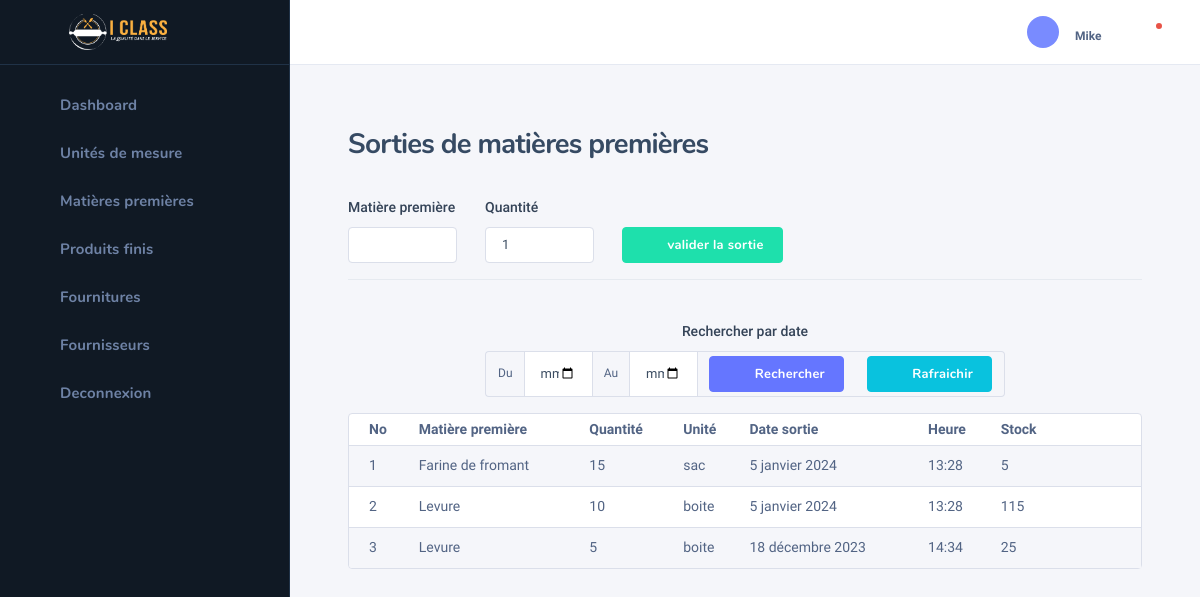
Screenshot of /bakery/sortie_mp/ (signed in) with the database file from the repository.
### bakery/models.py (models this page shows, shortened)
class SortieMp(models.Model):
    class Meta:
        verbose_name = "Sortie de matière première"
    matiere_premiere = models.ForeignKey(MatierePremiere, on_delete=models.CASCADE, null=True)
    qts = models.IntegerField()
    date = models.DateField(auto_now_add=True, null=True)
    heure = models.TimeField(auto_now_add=True, null=True)
    completed = models.BooleanField(default=False)
    added_at = models.DateTimeField(auto_now_add=True, null=True)
    @property
    def in_stock(self):
        total = 0
        entries = EntreeMp.objects.filter(added_at__lt=self.added_at, matiere_premiere=self.matiere_premiere)
        outs = SortieMp.objects.filter(added_at__lt=self.added_at, matiere_premiere=self.matiere_premiere)
        for entry in entries:
            total += entry.qts
        for o in outs:
            total -= o.qts
        return total - self.qts

class MatierePremiere(models.Model):
    class Meta:
        verbose_name = "Matière première"
    libelle = models.CharField(max_length=255)
    description = models.TextField()
    unite = models.ForeignKey(Unite, on_delete=models.CASCADE)
    critic_qts = models.IntegerField(default=0, blank=True, null=True)
    total_entry = models.IntegerField(default=0, blank=True, null=True)
    total_out = models.IntegerField(default=0, blank=True, null=True)

class Unite(models.Model):
    class Meta:
        verbose_name = "Unité de mésure"
    name = models.CharField(max_length=255)

class EntreeMp(models.Model):
    class Meta:
        verbose_name = "Entrées de matière première"
    matiere_premiere = models.ForeignKey(MatierePremiere, on_delete=models.CASCADE, null=True, verbose_name="matière première")
    qts = models.IntegerField()
    date = models.DateField(auto_now_add=True, null=True)
    heure = models.TimeField(auto_now_add=True, null=True)
    date_exp = models.DateField(null=True, blank=True, verbose_name="date expiration")
    price = models.DecimalField(max_digits=10, decimal_places=2, null=True, verbose_name="cout total")
    devise = models.CharField(max_length=25, choices=devises, default=devises[1][0])
    completed = models.BooleanField(default=False)
    added_at = models.DateTimeField(auto_now_add=True, null=True)
    is_read_expired = models.BooleanField(default=False)
    taux = models.DecimalField(max_digits=10, decimal_places=2, null=True, blank=True, default=0)

### bakery/views.py (the view, shortened to what this page needs)
# urls.py: path('sortie_mp/', sortie_mp, name='sortie-mp'),
@login_required(login_url='login')
def sortie_mp(request):
    mps = MatierePremiere.objects.all()
    outs = SortieMp.objects.all().order_by('-id')
    date1 = None
    date2 = None
    return render(request, 'bakery/sortie_mp.html', context={'mps': mps, 'outs': outs, 'date1': date1, 'date2': date2})

### templates/bakery/sortie_mp.html (shortened to what this page needs)
{% extends 'bakery/base_bakery.html' %}
{% load static %}
{% block content %}
    {% include 'bakery/bakery_sidebar.html' %}
    <div class="nk-wrap">
    {% include 'bakery/profile.html' %}
        <div class="nk-content">
            <div class="nk-content ">
                <div class="container-fluid">
                    <div class="nk-content-inner">
                        <div class="nk-content-body">
                            <div class="nk-block-head nk-block-head-sm">
                                <div class="nk-block-between">
                                    <div class="nk-block-head-content">
                                        <h3 class="nk-block-title page-title">Sorties de matières premières</h3>
                                    </div>
                                </div>
                                <div class="nk-block-content row gy-4 mt-2">
                                    <form method="post">
                                        <div class="row">
                                            <div class="col-lg-2">
                                                <div class="form-group">
                                                    <label class="form-label" for="product-title">Matière
                                                        première</label>
                                                    <div class="form-control-wrap">
                                                        <input autocomplete="off" type="text" list="mps" name="name"
                                                               class="form-control" id="product-title" required>
                                                    </div>
                                                </div>
                                            </div>
                                            <div class="col-lg-2">
                                                <div class="form-group">
                                                    <label class="form-label" for="regular-price">Quantité</label>
                                                    <div class="form-control-wrap">
                                                        <input type="number" name="qts" value="1" min="1"
                                                               class="form-control" id="regular-price" required>
                                                    </div>
                                                </div>
                                            </div>
                                            <div class="col-lg-2">
                                                <div class="form-group">
                                                    <button type="submit" id="submit-btn" name="submit-entry"
                                                            class="btn btn-success bg-green-500"
                                                            style="margin-top: 31px"><em
                                                            class="icon ni ni-plus"></em><span>valider la sortie</span></button>
                                                </div>
                                            </div>
                                        </div>
                                        <hr>
                                    </form>
                                    <form method="get">
                                        <div class="row justify-center text-center">
                                            <div class="col-lg-8">
                                            <div class="form-group">
                                                <label class="form-label text-center">Rechercher par date</label>
                                                <div class="form-control-wrap">
                                                    <div class="input-daterange input-group">
                                                        <div class="input-group-addon">Du</div>
                                                        <input type="date" name="date1" value="{% if date1 %}{{ date1 }}{% endif %}" class="form-control" required/>
                                                        <div class="input-group-addon">Au</div>
                                                        <input type="date" name="date2" value="{% if date2 %}{{ date2 }}{% endif %}" class="form-control"/>
                                                        <div class="input-group-addon">
                                                            <button type="submit" id="submit-btn" name="search"
                                                            class="btn btn-primary"><em
                                                            class="icon ni ni-search"></em><span>Rechercher</span></button>
                                                        </div>
                                                        <div class="input-group-addon">
                                                            <a id="submit-btn" href="{% url 'sortie-mp' %}" class="btn btn-info"><em
                                                            class="icon ni ni-repeat-fill"></em><span>Rafraichir</span></a>
                                                        </div>
                                                    </div>
                                                </div>
                                            </div>
                                            </div>
                                        </div>
                                    </form>
                                </div>
                            </div>
                            <div class="nk-block">
                                <div class="card card-bordered">
                                    <div class="card-inner-group">
                                        <div class="card-inner p-0">
                                            <table class="datatable-init-export nowrap table table-striped"
                                                   data-export-title="Export">
                                                <thead>
                                                <tr>
                                                    <th>No</th>
                                                    <th>Matière première</th>
                                                    <th>Quantité</th>
                                                    <th>Unité</th>
                                                    <th>Date sortie</th>
                                                    <th>Heure</th>
                                                    <th>Stock</th>
                                                    <th></th>
                                                </tr>
                                                </thead>
                                                <tbody>
                                                {% for out in outs %}
                                                    <tr>
                                                        <td>{{ forloop.counter }}</td>
                                                        <td>{{ out.matiere_premiere.libelle }}</td>
                                                        <td>{{ out.qts }}</td>
                                                        <td>{{ out.matiere_premiere.unite.name }}</td>
                                                        <td>{{ out.date }}</td>
                                                        <td>{{ out.heure }}</td>
                                                        <td>{{ out.in_stock }}</td>
                                                        <td class="center">
                                                            <ul class="nk-tb-actions gx-1 my-n1">
                                                                <li class="me-n1">
                                                                    <div class="dropdown">
                                                                        <a href="#"
                                                                           class="dropdown-toggle btn btn-icon btn-trigger"
                                                                           data-bs-toggle="dropdown"><em
                                                                                class="icon ni ni-more-h"></em></a>
                                                                    </div>
                                                                </li>
                                                            </ul>
                                                        </td>
                                                    </tr>
                                                {% endfor %}
                                                </tbody>
                                            </table>
                                        </div>
                                 </div>
                                </div>
                            </div>
                        </div>
                    </div>
                </div>
            </div>
        </div>
    </div>
{% endblock %}

### templates/bakery/profile.html (shortened to what this page needs)
{% load static %}
<div class="nk-header nk-header-fixed is-light">
                    <div class="container-fluid">
                        <div class="nk-header-wrap">
                            <div class="nk-header-tools">
                                <ul class="nk-quick-nav">
                                    <li class="dropdown user-dropdown">
                                        <a href="#" class="dropdown-toggle" data-bs-toggle="dropdown">
                                            <div class="user-toggle">
                                                <div class="user-avatar sm">
                                                    <em class="icon ni ni-user-alt"></em>
                                                </div>
                                                <div class="user-info d-none d-md-block">
                                                    <div class="user-status">{{ request.user.userhasrole.role.name }}</div>
                                                    <div class="user-name dropdown-indicator">{{ request.user.username }}</div>
                                                </div>
                                            </div>
                                        </a>
                                    </li>
                                    <li class="dropdown notification-dropdown me-n1">
                                        <a hx-get="{% url 'check-notifications' %}" hx-target="#notifications" hx-trigger="click" hx-swap="innerHTML" class="dropdown-toggle nk-quick-nav-icon" data-bs-toggle="dropdown">
                                            <div class="icon-status icon-status-danger"><em class="icon ni ni-bell"></em></div>
                                        </a>
                                    </li>
                                </ul>
                            </div>
                        </div>
                    </div>
                </div>

### rows the page displays
SortieMp: matiere_premiere.libelle "Farine de fromant", qts "15", matiere_premiere.unite.name "sac", date "5 janvier 2024", heure "13:28", in_stock "5"
SortieMp: matiere_premiere.libelle "Levure", qts "10", matiere_premiere.unite.name "boite", date "5 janvier 2024", heure "13:28", in_stock "115"
SortieMp: matiere_premiere.libelle "Levure", qts "5", matiere_premiere.unite.name "boite", date "18 décembre 2023", heure "14:34", in_stock "25"

### other values shown
{{ request.user.username }} "Mike"
